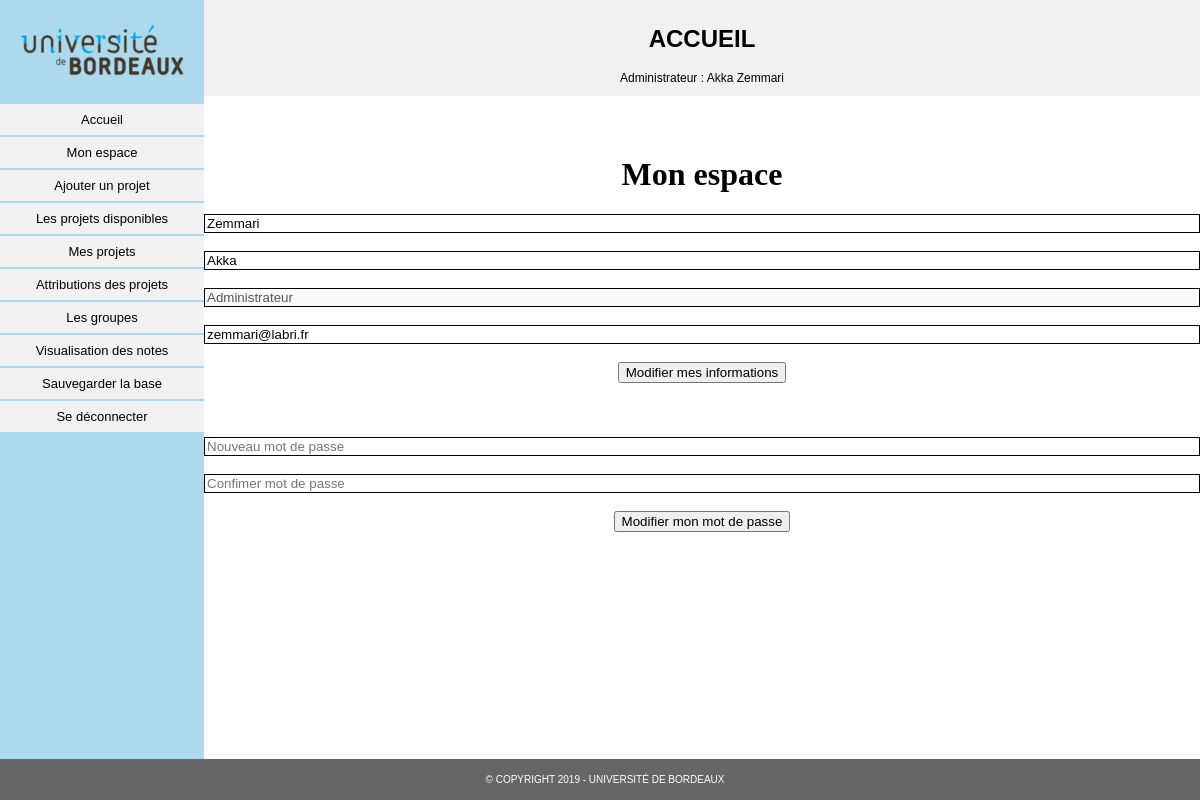
The page /index.php?page=form_mon_espace.php (signed in) on the database its author committed.
### tables this page shows
CREATE TABLE `statut` (
  `idstatut` int(2) NOT NULL,
  `libelle` char(255) DEFAULT NULL
);

CREATE TABLE `personne` (
  `idpersonne` int(2) NOT NULL,
  `idgroupe` int(2) DEFAULT NULL,
  `idevaluation` int(2) DEFAULT NULL,
  `idstatut` int(2) NOT NULL,
  `idgroupetemp` int(2) DEFAULT NULL,
  `nompersonne` char(255) DEFAULT NULL,
  `prenompersonne` char(255) DEFAULT NULL,
  `mailpersonne` char(255) DEFAULT NULL,
  `password` char(255) DEFAULT NULL
);

### include/fonctions.php (called while the page is built, shortened)
<?php
function estConnecte() {
  return isset($_SESSION['name']);
}
 ?>

### include/fonctions_sql.php (called while the page is built, shortened)
<?php
  function getStatusById($idStatus) {
    $query = "SELECT libelle FROM statut WHERE idStatut = :id";
    $prepQuery = $GLOBALS['connex']->prepare($query);
    $prepQuery->execute(array(
      'id' => $idStatus
    ));
    $result = $prepQuery->fetch();
    return $result;
  }
  function getPersonneById($idPersonne) {
    $query = "SELECT nomPersonne, prenomPersonne, s.idStatut, libelle, mailPersonne FROM personne p INNER JOIN statut s ON s.idStatut = p.idStatut WHERE idPersonne = :idPersonne";
    $prepQuery = $GLOBALS['connex']->prepare($query);
    $prepQuery->execute(array(
      'idPersonne' => $idPersonne
    ));
    $result = $prepQuery->fetch(PDO::FETCH_ASSOC);
    return $result;
  }
 ?>

### include/header.php (shortened to what this page needs)
<p class="font-x-large bold upper mam">Accueil</p>
<?php
if (estConnecte()) {
    $status = getStatusById($_SESSION['status']);
    echo '<span class="font-x-small">' . $status['libelle'] . ' : ' . $_SESSION['firstname'] . ' ' . $_SESSION['name'] . '</span>';
} else {
    ?>
    <a onclick="document.getElementById('signup').style.display='block'"> > S'inscrire</a>
    <a onclick="document.getElementById('signin').style.display='block'"> > Se connecter</a>
    <?php
}
?>

### pages/formulaires/form_mon_espace.php (shortened to what this page needs)
<h1>Mon espace</h1>
<?php
  $dataUser = getPersonneById($_SESSION['utilisateur']);
?>
<form method="post" action="<?php echo URL.'form_mon_espace.php'; ?>">
  <input type="text" name="input_name" value="<?php echo $dataUser['nomPersonne']; ?>" /> <br><br>
  <input type="text" name="input_firstname" value="<?php echo $dataUser['prenomPersonne']; ?>" /> <br><br>
  <input type="text" disabled name="input_status" value="<?php echo $dataUser['libelle']; ?>" /> <br><br>
  <input type="text" name="input_email" value="<?php echo $dataUser['mailPersonne']; ?>" /> <br><br>
  <input type="submit" name="btn_update" value="Modifier mes informations" />
</form>
<br><br><br>
<form method="post">
  <input type="password" placeholder="Nouveau mot de passe" name="input_password" /> <br><br>
  <input type="password" name="input_password_confirm" placeholder="Confimer mot de passe" /> <br><br>
  <input type="submit" name="btn_update_password" value="Modifier mon mot de passe" />
</form>

### css/style_connexion.css (style rules this page uses)
input[type=text], input[type=password] { width: 100%; display: inline-block; border: 1px solid black; box-sizing: border-box; }

### css/style_bases.css (style rules this page uses)
.font-x-small { font: normal 12px Arial; }
.font-x-large { font: normal 24px Arial; }
.bold { font-weight: bold; }
.upper { text-transform: uppercase; }
.man { margin: 0!important; }
.mam { margin: 15px; }
html, body { height: 100%; }

### rows shown on the page
statut: libelle "Administrateur"
personne: input_name "Zemmari", input_firstname "Akka", input_status "Administrateur", input_email "zemmari@labri.fr"

### other values the page prints
$_SESSION['firstname'] "Akka"
$_SESSION['name'] "Zemmari"
